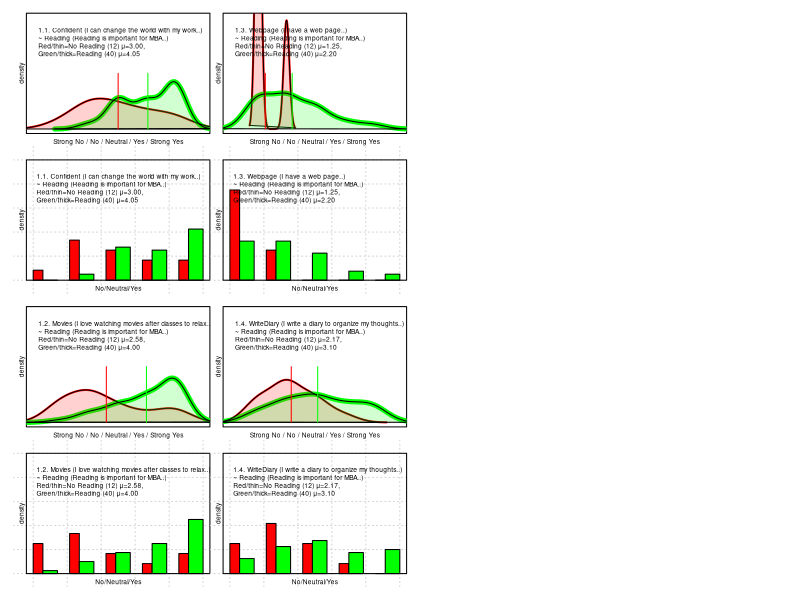
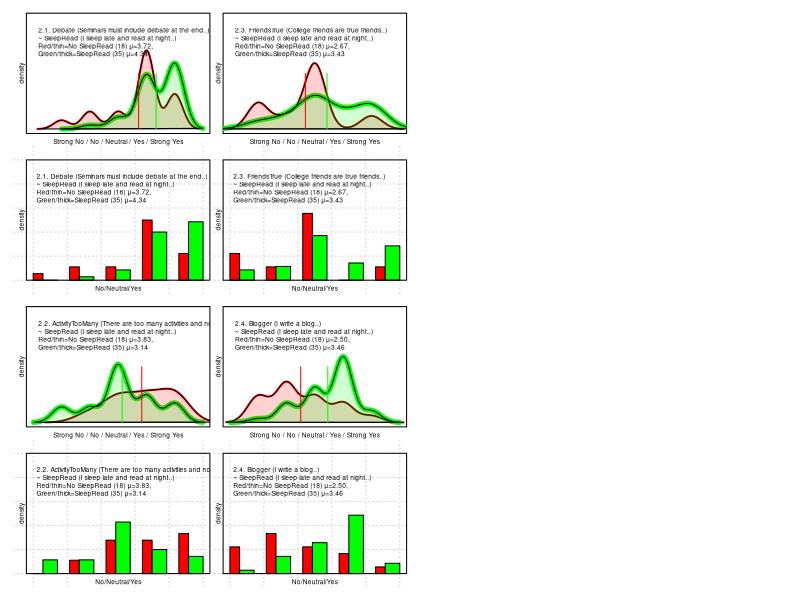
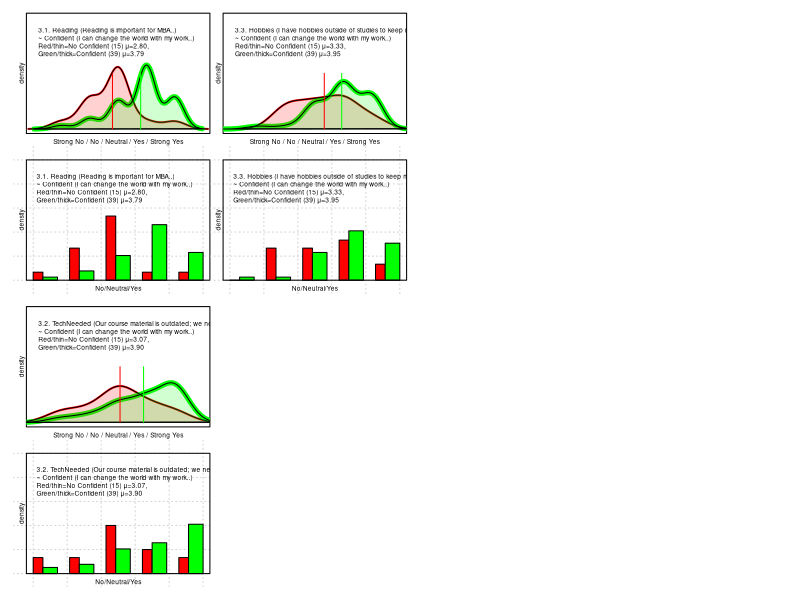
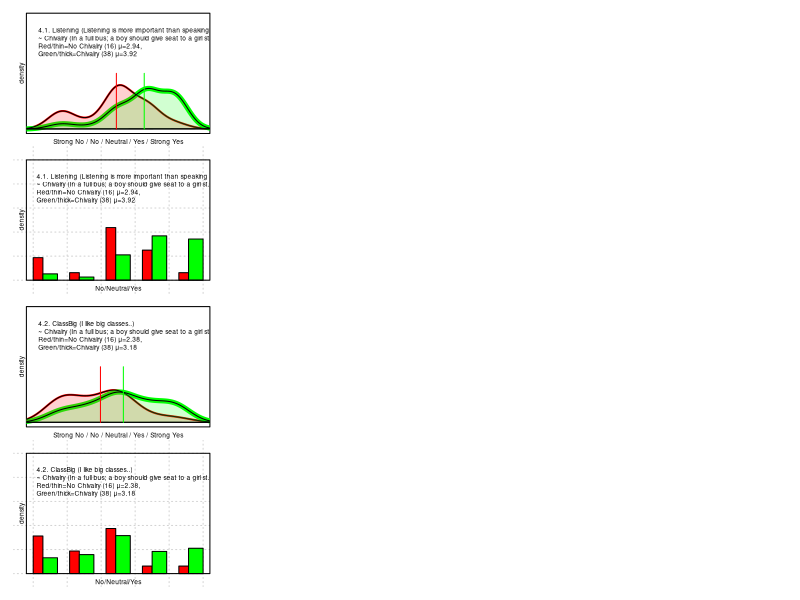
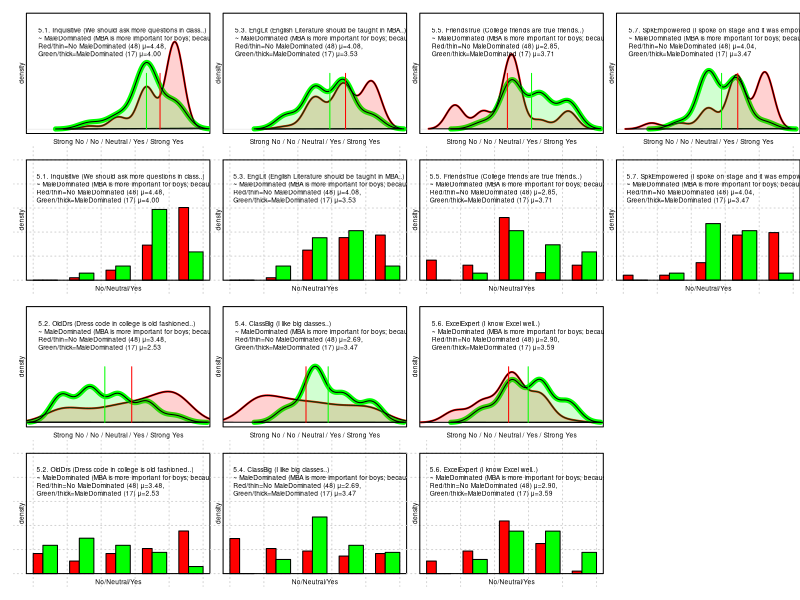
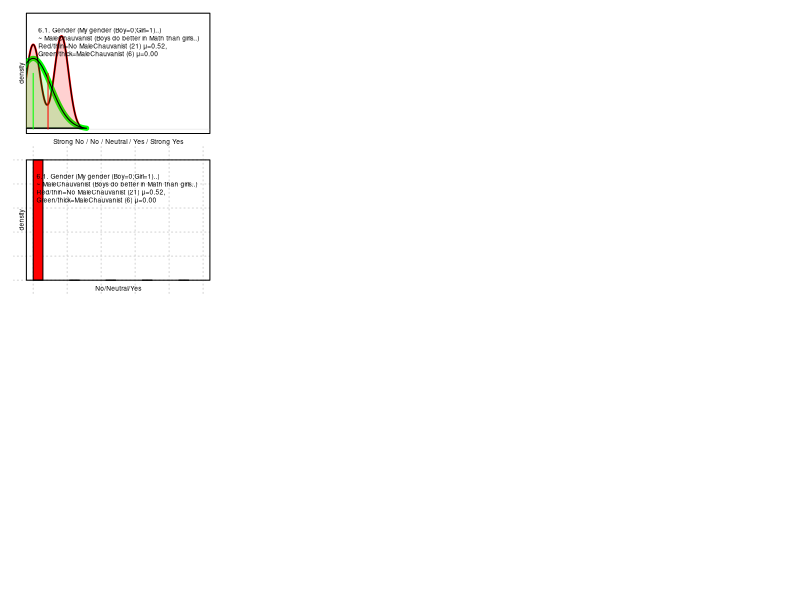
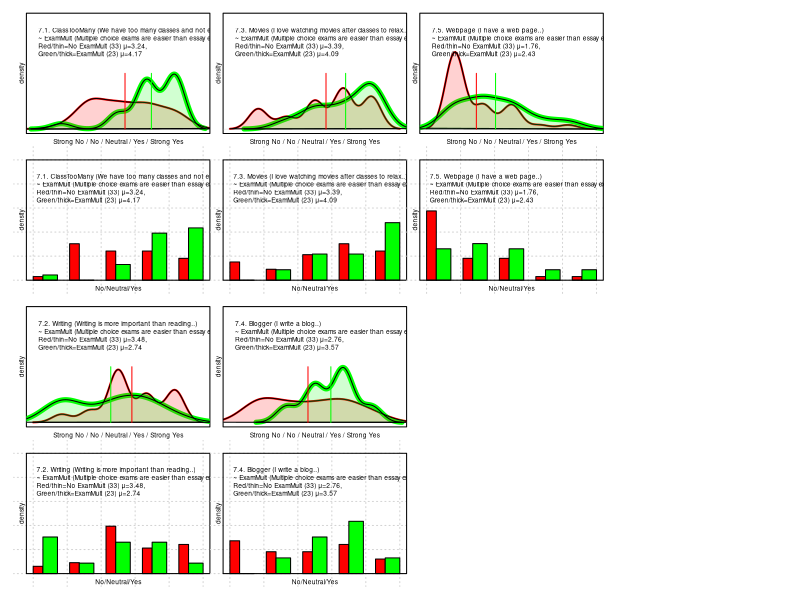
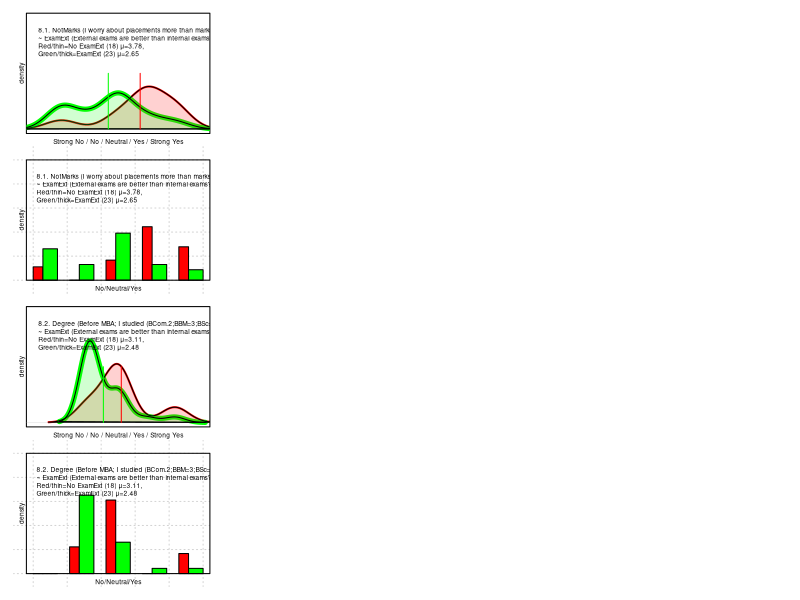

Here is the R script that generated these plots, in order: (Note: this script raises an error after producing the figures.)
# Title: Process MBA survey data.
# 1. Setup

library(psy)
library(psych)
library(GPArotation)
library(nFactors)
library(corrplot)
options(digits=3) # Easy to read precision. 

# 2. Read the survey data into R.
setwd(dirname(sys.frame(1)$ofile)) 
survey <- read.csv("data/n3.csv")
titles <- read.csv("data/n3title.csv")

# outdir <- 'out/opinions/'
outdir <- ''
opcount <- 0

# Process opinion differences on Question
Opinions <- function(Question,setNo,setYes) {
  dlong <- paste(titles$Long[match(Question,titles$Short)])
  opcount <<- opcount + 1
  print(sprintf("%d. Processing Opinions: %s No=%d Yes=%d\n",
    opcount, cn2, nrow(setNo), nrow(setYes)))
  printcount <- 0
  imgfile<-paste(outdir,Question,'.jpg',sep='')
  txtfile<-paste(outdir,Question,".txt",sep="")
  jpeg(imgfile, width=8, height=5, units = 'in', res = 600)
  par(mfcol=c(4,4), oma=c(1,1,0,0), mar=c(1,1,1,0), tcl=-0.1, mgp=c(0,0,0))
  sink(txtfile,append=FALSE,split=TRUE)
  print(sprintf("Processing: %s\n",cn2))
  for (cn in names(survey)){
    if (cn==Question) next
    # Run the t-test
    tv <- t.test(setNo[cn], setYes[cn], var.equal=T)
    if (tv$p.value >= .05) next
    printcount <- printcount+1
    likerts5 <- "Strong No / No / Neutral / Yes / Strong Yes"
    likerts3 <- "No/Neutral/Yes"
    # Yes=green, No=red
    plot(density(setNo[,cn]),col="red", main="",
      xlab=likerts5,
      ylab="density",
      cex.lab=0.6,
      xlim=c(0,6), ylim=c(0,1), xaxt="n", yaxt="n",lwd=2)
    lines(density(setYes[,cn]),col="green",lwd=5)
    # Shade the polygons also.
    redTrans <- rgb(1,.1,.1,0.2)
    greenTrans <- rgb(.1,1,.1,0.2)
    polygon(density(na.omit(setNo[,cn])), density=-1, col=redTrans)
    polygon(density(na.omit(setYes[,cn])), density=-1, col=greenTrans)
    meanNo <- mean(setNo[,cn])
    meanYes <- mean(setYes[,cn])
    lines( x=c(meanNo,meanNo), y=c(0,.5), col="red")
    lines( x=c(meanYes,meanYes), y=c(0,.5), col="green")
    clong <- paste(titles$Long[match(cn,titles$Short)])
    clong2 <- substr(clong, start=0, stop=50)
    dlong2 <- substr(dlong, start=0, stop=50)
    fmtLegend <- paste(
      "%d.%d. %s (%s..)\n",
      "~ %s (%s..)\n",
      "Red/thin=No %s (%d) %s=%3.2f,\n",
      "Green/thick=%s (%d) %s=%3.2f",
      sep="")
    unicode_mu <- "\u03BC"
    fmtLegend2 <- sprintf(fmtLegend,
        opcount, printcount,
        cn,clong2,
        Question, dlong2,
        Question, nrow(setNo),  unicode_mu, meanNo,
        Question, nrow(setYes), unicode_mu, meanYes)
    legend("topleft", fmtLegend2, bty="n", cex=0.6) 
    #
    perNo <- prop.table(table(factor(setNo[,cn],levels=1:5)))
    perYes <- prop.table(table(factor(setYes[,cn],levels=1:5)))
    barplot(rbind(perNo,perYes),beside=T,
      col=c("red","green"), # density=c(60,90),
      panel.first = grid(),
      main="",
      xlab=likerts3,
      ylab="density",
      cex.lab=0.6,
      width=c(4,6),
      ylim=c(0,1), xaxt="n", yaxt="n",lwd=2
      ) 
    legend("bottomleft", fmtLegend2, bty="n",cex=.6,inset=c(-.01,.7))
    box()  
    cat(sprintf("%d.%d Different %s pvalue=%f\n",
      opcount, printcount, cn, tv$p.value))
    print(tv$estimate)
  }
  sink()
  #dev.copy(jpeg,imgfile)
  dev.off()
  print(sprintf("Wrote %s and %s", txtfile,imgfile))
  flush.console()
}

for (cn2 in names(survey)) {
  setNo <- subset(survey, survey[,cn2]<3)
  setYes <- subset(survey, survey[,cn2]>3)
  if (nrow(setNo)<1) next
  if (nrow(setYes)<1) next
  Opinions(cn2,setNo,setYes)
}
